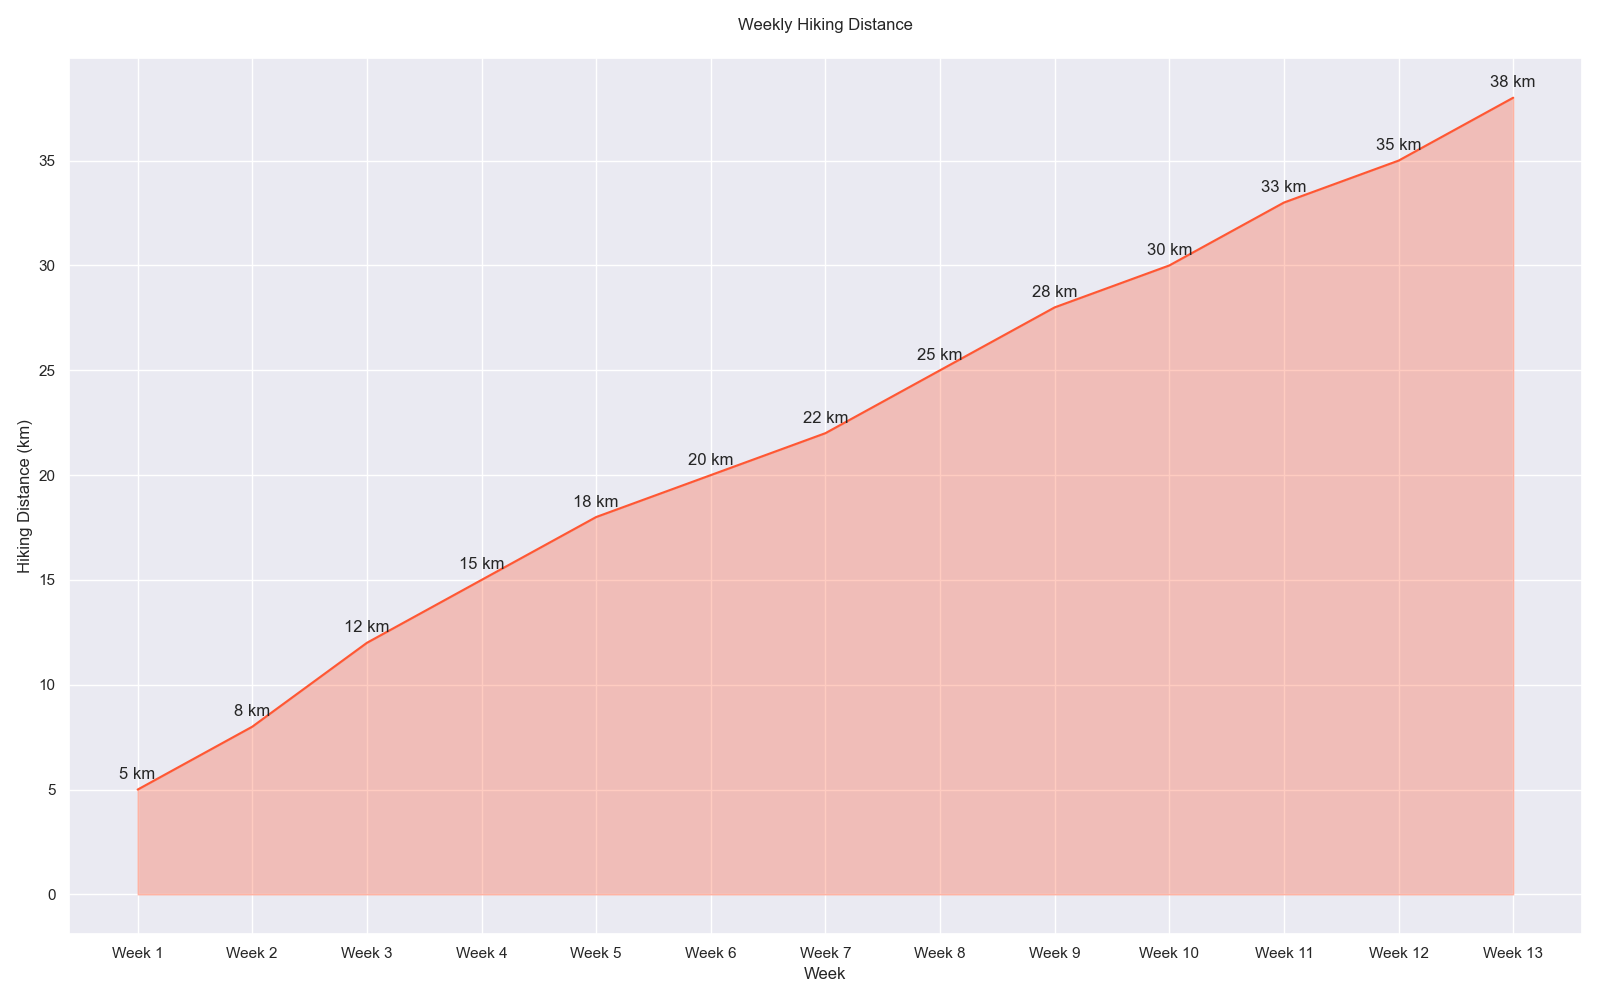

Python code for this plot:

import pandas as pd
import seaborn as sns
import matplotlib.pyplot as plt

# Data creation
data = {
    'Week': ['Week 1', 'Week 2', 'Week 3', 'Week 4', 'Week 5', 'Week 6', 
             'Week 7', 'Week 8', 'Week 9', 'Week 10', 'Week 11', 'Week 12', 'Week 13'],
    'Weekly_Hiking_Distance': [5, 8, 12, 15, 18, 20, 22, 25, 28, 30, 33, 35, 38]
}

df = pd.DataFrame(data)

# Convert 'Week' from string to categorical to ensure correct order
df['Week'] = pd.Categorical(df['Week'], categories=[
    'Week 1', 'Week 2', 'Week 3', 'Week 4', 'Week 5', 'Week 6', 
    'Week 7', 'Week 8', 'Week 9', 'Week 10', 'Week 11', 'Week 12', 'Week 13'], ordered=True)

# Seaborn plot
plt.figure(figsize=(16, 10))
chart = sns.lineplot(x='Week', y='Weekly_Hiking_Distance', data=df, color="#ff5733")

# Filling the area under the line
plt.fill_between(x=df['Week'], y1=df['Weekly_Hiking_Distance'], color="#ff5733", alpha=0.3)

# Annotate
for i in range(df.shape[0]):
    plt.text(df['Week'][i], df['Weekly_Hiking_Distance'][i] + 0.5, f"{df['Weekly_Hiking_Distance'][i]} km", horizontalalignment='center')

plt.title('Weekly Hiking Distance', pad=20)
plt.xlabel('Week')
plt.ylabel('Hiking Distance (km)')

# Show plot
plt.tight_layout()
plt.show()
